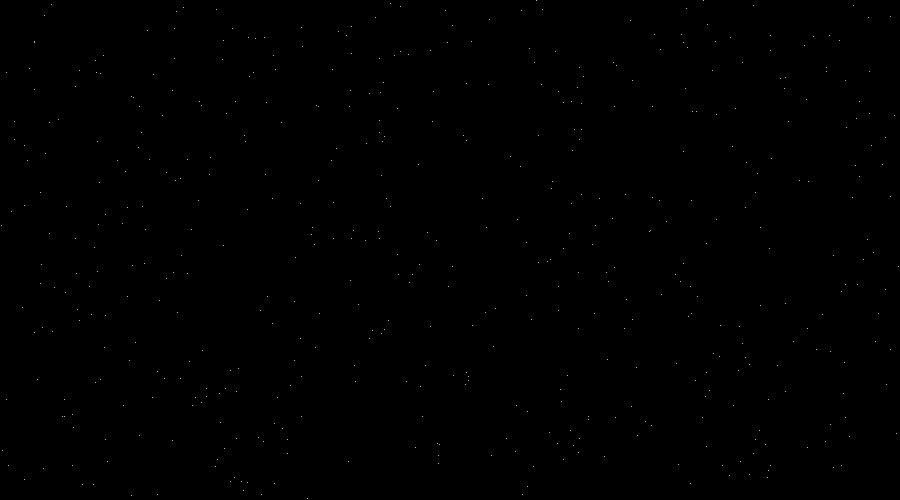
Frame 1 (no input)
Frame 60 (the mouse pressed at the canvas centre just before this capture): identical to frame 1, image omitted
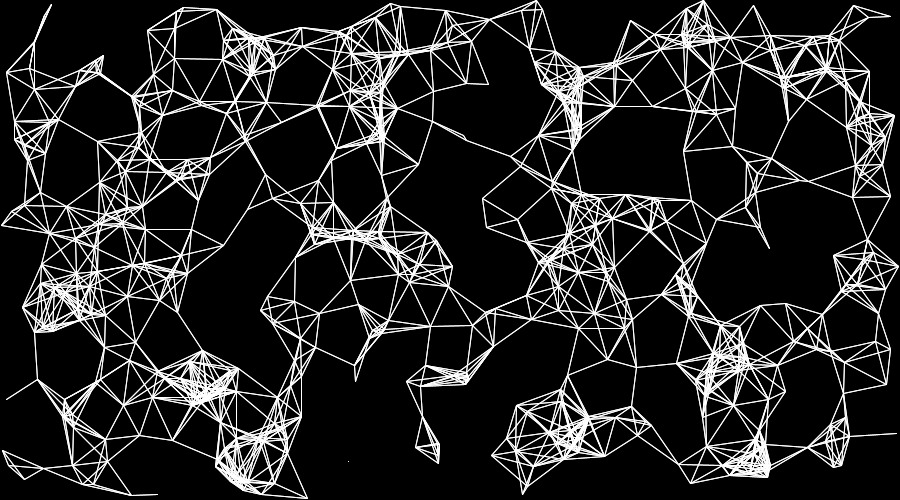
Frame 120 (the mouse held since frame 60 and released just before this capture)

The Processing sketch that drew these frames (run headless with seeded random() and noise(); from frame 60 on, the mouse is pressed at the canvas centre):

// Processing sketch: sketch198869
// ── sketch198869.pde
int num = 500;
float[] allX = new float[num];
float[] allY = new float[num];
float _dist=0;

ball[] myball = new ball[num];
//ball myball;

void setup() {
  size(900, 500);
  smooth();
  
  //myball = new ball(50, 50);
  for(int i=0; i<num; i++){
    allX[i] = random(width);
    allY[i] = random(height);
    //println("x: " +  allX[i] + " y: " + allY[i]);
  }
  for(int i=0; i<myball.length; i++){
    myball[i] = new ball(allX[i], allY[i]);    
  }
}


void draw() {
  background(0);
  
  float tmp = map(mouseX,0, width, 0, 100);
  println(tmp);
  
  
  for(int i=0; i<myball.length-1; i++){
     myball[i].display();
    for(int j=0; j<myball.length-1; j++){
        
      if(dist(allX[i], allY[i], allX[j], allY[j])<tmp){
        beginShape();
        vertex(allX[i], allY[i]);
        vertex(allX[j], allY[j]);
        endShape();
      }
    }
  }
  
  /*if(mouseButton == LEFT){
    println("範圍: " + _dist);
    _dist++;
  } else if(mouseButton == RIGHT){
    println("範圍: " + _dist);
    _dist--;
  }*/
  
}
void keyPressed(){
  background(0);
  for(int i=0; i<num; i++){
    allX[i] = 0;
    allY[i] = 0;
    //println("x: " +  allX[i] + " y: " + allY[i]);
  }
  
 for(int i=0; i<num; i++){
    allX[i] = random(width);
    allY[i] = random(height);
    //println("x: " +  allX[i] + " y: " + allY[i]);
  }
   for(int i=0; i<myball.length; i++){
    myball[i] = new ball(allX[i], allY[i]);    
  }
}

class ball
{
  PVector pos = new PVector(0, 0); 
  ball(float tx, float ty) {
    pos.x = tx;
    pos.y = ty;
  }
  void display() {
    stroke(255);
    point(pos.x, pos.y);
  }
  
}
